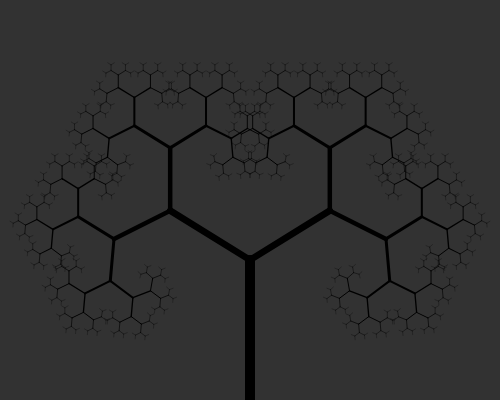
Frame 1 (no input)
Frame 2 (the mouse pressed at the canvas centre, redrawn once): identical to frame 1, image omitted

The p5.js sketch that drew this single still picture (run headless with seeded random() and noise() and a simulated clock; the mouse was pressed at the canvas centre and the sketch redrawn once):

// p5.js sketch
// ── sketch.js
let angle = 45;
let slider;
function setup() {
  createCanvas(500, 400);
  slider = createSlider(0, 56, 45, 1);
  // put setup code here
}

function draw() {
  // put drawing code here
  angle = slider.value();
  background(50);
  translate(width / 2, height);

  generateTree(140, 10);
}

function generateTree(len, weight) {
  // TRUNK

  strokeWeight(weight);
  line(0, 0, 0, -len);
  translate(0, -len);

  if (len > 4) {
    push();
    rotate(angle);
    generateTree(len * 0.67, weight * 0.67);
    pop();
    push();
    rotate(-angle);
    generateTree(len * 0.67, weight * 0.67);
    pop();
  } else {
    noLoop();
  }
}
